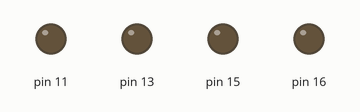
Bench run of a program on a simulated Raspberry Pi (header pin numbers). On the bench: output pins drawn as LEDs (lit = HIGH).

Above: at 0.5 s.
At 2.5 s:
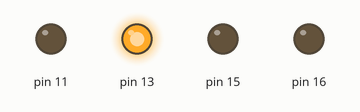
At 4.5 s:
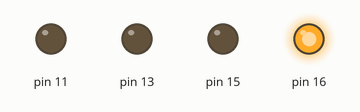
At 9.5 s:
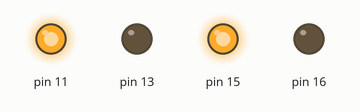
At 14.5 s:
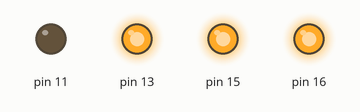
At 19.5 s:
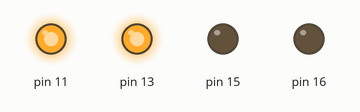
Timing chart, 0 to 20.8 s (numbered marks = the images above):
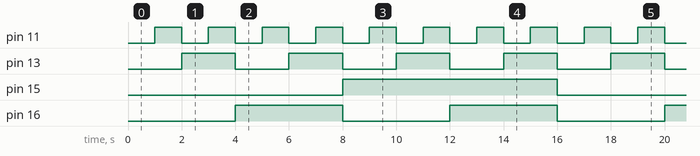

Measured:
- by itself, pin 11: alternates HIGH for 1.0 s and LOW for 1.0 s
- by itself, pin 13: alternates HIGH for 2.0 s and LOW for 2.0 s
- by itself, pin 15: alternates HIGH for 8.0 s and LOW for 8.0 s
- by itself, pin 16: alternates HIGH for 4.0 s and LOW for 4.0 s

The program:

led_counter.py
```python
import RPi.GPIO as GPIO
import time
from numpy import binary_repr as np

cont = 0
final = [0,0,0,0]

GPIO.setmode(GPIO.BOARD)
GPIO.setwarnings(False)
GPIO.setup(15,GPIO.OUT) #1
GPIO.setup(16,GPIO.OUT) #2
GPIO.setup(13,GPIO.OUT) #3
GPIO.setup(11,GPIO.OUT) #4


while True:
	#imprimir
	final = np(cont, width=4)

	GPIO.output(15, int(final[0]))
	GPIO.output(16, int(final[1]))
	GPIO.output(13, int(final[2]))
	GPIO.output(11, int(final[3]))

	time.sleep(1)
	cont = (cont+1) % 16
```
